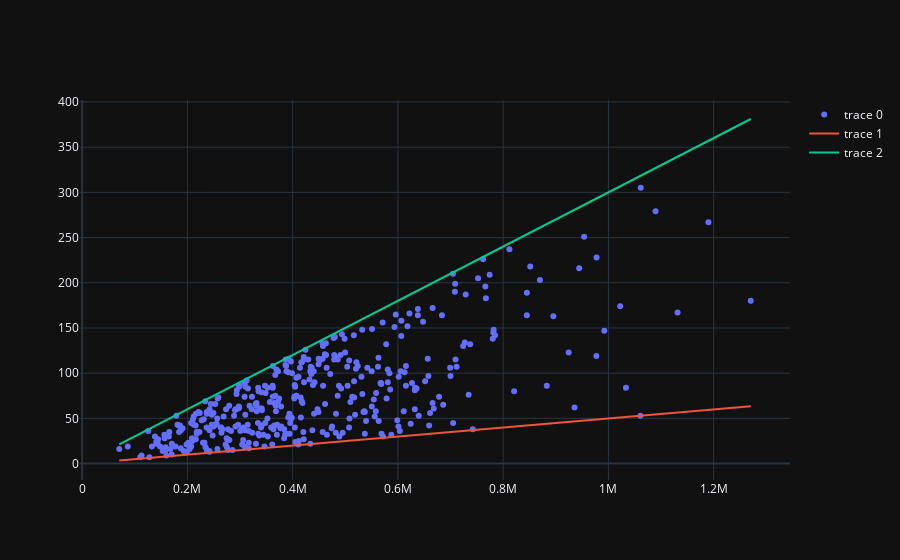

Notebook code for this chart:
### Code cell
x = np.linspace(df['Volume'].min(), df['Volume'].max(), 2)
y1 = 5e-5 * x
y2 = 3e-4 * x

fig = go.Figure()
fig.add_trace(go.Scatter(x=df['Volume'], y=df['Weight'], mode='markers'))
fig.add_trace(go.Scatter(x=x, y=y1, mode='lines'))
fig.add_trace(go.Scatter(x=x, y=y2, mode='lines'))
fig.update_layout(template='plotly_dark')
fig.show()

### Figure 1 — Plotly figure (JSON) as saved in the notebook; plotly's stock layout.template omitted (floating-point values rounded to 4 significant figures; data arrays with more than 128 entries replaced by an {"elided": "..."} marker saying what was removed)
{"data": [{"mode": "markers", "type": "scatter", "x": {"elided": "400 int values"}, "y": {"elided": "400 int values"}}, {"mode": "lines", "type": "scatter", "x": [70400, 1270500], "y": [3.52, 63.53]}, {"mode": "lines", "type": "scatter", "x": [70400, 1270500], "y": [21.12, 381.1]}], "layout": {}}
